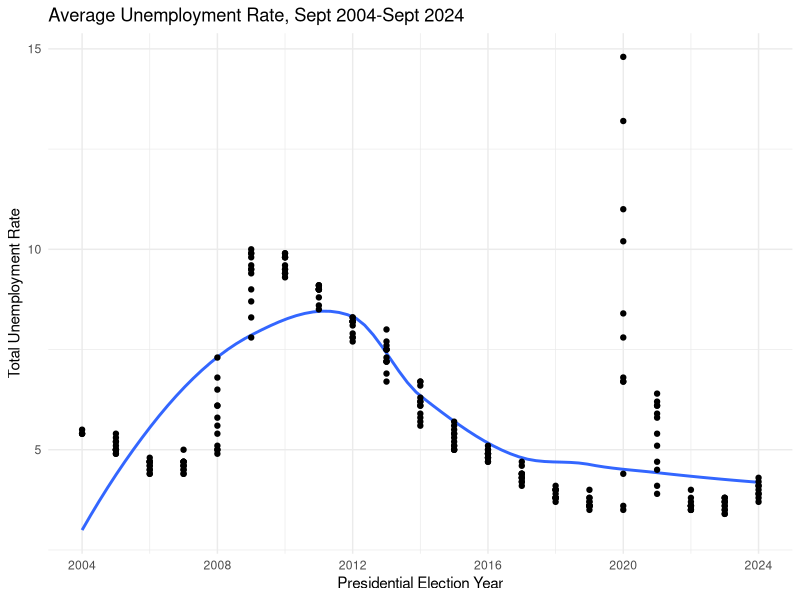
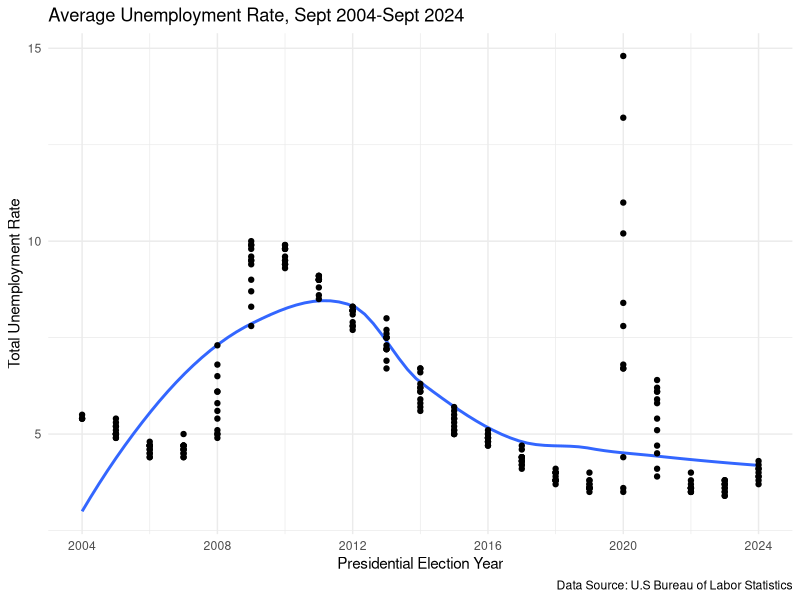
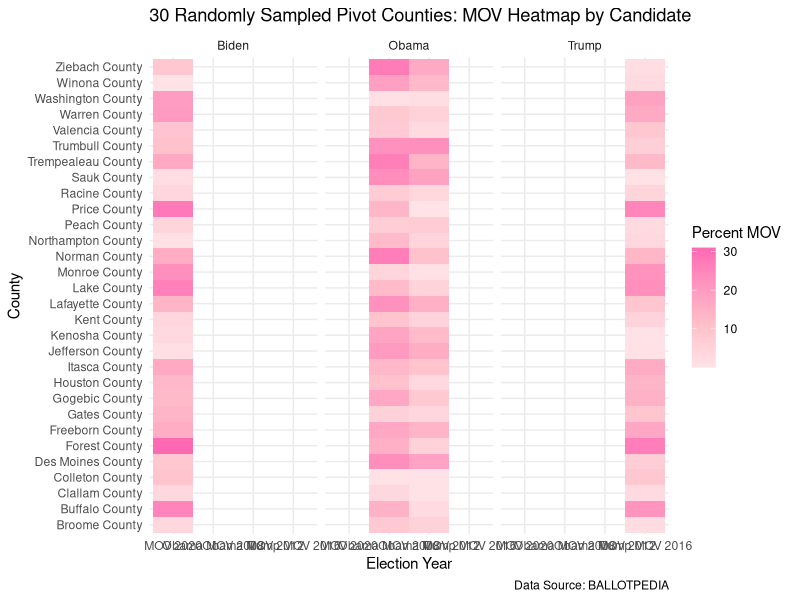

Write R code to recreate these figures, in order.
## ---- chunk 1
options(width = 100)
knitr::opts_chunk$set(error = TRUE)
## ---- chunk 2
library(tidyverse)
library(broom)
library(lubridate)
library(ggplot2)

county_results <- read_csv("county_resultes - Sheet1.csv")
county_results

nat_unemployment <- read_csv("National Unemployment Statistics sep 2004 - sept 2024 - Sheet1.csv")
nat_unemployment


## ---- chunk 3
nat_unemployment <- as_tibble(nat_unemployment)
nat_unemployment
## ---- chunk 4

nat_unemployment <- nat_unemployment |>
  mutate(Year = year(mdy(paste0("01 ", Month))))
nat_unemployment
## ---- chunk 5
county_results

county_results <- as_tibble(county_results) 
county_results
## ---- chunk 6
unemployment_rates <- 
  ggplot(data = nat_unemployment,
         mapping = aes(x = Year, y = Total)) + geom_smooth(se = FALSE) +
  geom_point() + 
   scale_x_continuous(breaks = c(2004, 2008, 2012, 2016, 2020, 2024)) +
  labs(
    title = "Average Unemployment Rate, Sept 2004-Sept 2024",
    x = "Presidential Election Year",
  y = "Total Unemployment Rate") +
  theme_minimal()

unemployment_rates
## ---- chunk 7

unemployment_rates <- 
  ggplot(data = nat_unemployment,
         mapping = aes(x = Year, y = Total)) + geom_smooth(se = FALSE) +
  geom_point() + 
   scale_x_continuous(breaks = c(2004, 2008, 2012, 2016, 2020, 2024)) +
  labs(
    title = "Average Unemployment Rate, Sept 2004-Sept 2024",
    x = "Presidential Election Year",
  y = "Total Unemployment Rate", caption = "Data Source: U.S Bureau of Labor Statistics") +
  theme_minimal()

unemployment_rates


set.seed(123) # is this necessary I know we did this in section and a problem set so it is reproducible but IDK
Pivot_Sample <- county_results |>
  sample_n(30)  


county_results_long <- Pivot_Sample |>
  gather(key = "Election_year", value = "MOV", 
         `Obama MOV 2008`, `Obama MOV 2012`, `Trump MOV 2016`, `MOV 2020`)

Pivot_Sample <- county_results_long |>
  mutate(Candidate = case_when(
    str_detect(Election_year, "Obama") ~ "Obama",
    str_detect(Election_year, "Trump") ~ "Trump",
    TRUE ~ "Biden"
  ))

  ggplot(Pivot_Sample, aes(x = Election_year, y = County, fill = MOV)) +
  geom_tile() +
  scale_fill_gradient2(low = "white", high = "hotpink", mid = "pink", midpoint = 11, name = "Percent MOV ") +
  labs(title = "30 Randomly Sampled Pivot Counties: MOV Heatmap by Candidate",
       x = "Election Year", y = "County", caption = "Data Source: BALLOTPEDIA") + 
  facet_wrap(~ Candidate) + 
  theme_minimal()

